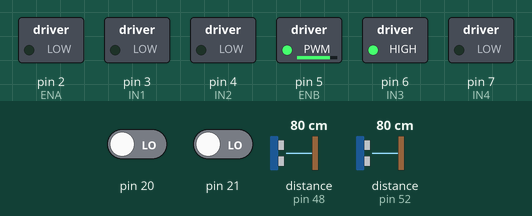
The sketch below on a simulated Arduino Mega 2560, built with avr-gcc and run on an emulated ATmega2560. On the bench: switched loads named in the sketch (green lamp = pin HIGH). Wiring (inferred from the names in the program): 2 × ultrasonic range finder: trigger pin 46, echo pin 48 / trigger pin 50, echo pin 52. The inputs (shaded band) are chosen by the test bench; at power-on: pin 20 LOW, pin 21 LOW, distance to the obstacle (sensors on pin 48, pin 52) 80 cm. The echo pulse lasts 58.3 µs per cm; pins used as bus, display or sensor lines are not drawn; what the sketch prints to the serial monitor is not drawn.

Above: at 1.2 s.
1.3 s: pin 20 driven HIGH
Timing chart, 0 to 4.3 s (numbered marks = the images above; inputs shaded):
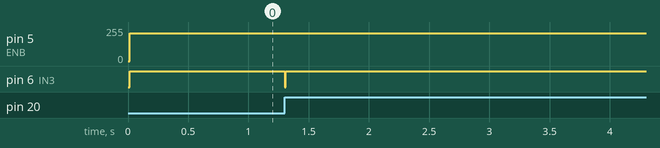

Measured:
- after the input at 1.3 s, pin 6 (IN3): HIGH → LOW at once, → HIGH 0.01 s later

The sketch:

Poekt_09082018.ino
```cpp
#include <SoftwareSerial.h>


//МОТОР 1
int ENA = 2;// ENA подключен к выводу 2скорость
int IN1 = 3;// Input1 подключен к выводу 3
int IN2 = 4;// Input2 подключен к выводу 4
//МОТОР 2
int ENB = 5;// ENA подключен к выводу 5скорость
int IN3 = 6;// Input3 подключен к выводу 6
int IN4 = 7;// Input4 подключен к выводу 7

int NAPRAVLENIE_1;                  //0-назад,1-вперед
int NAPRAVLENIE_2;
volatile unsigned int encoder1 = 1;//начальное значение шагов энкодера
volatile unsigned int encoder2 = 1;

volatile unsigned int previousEncoder1;
volatile unsigned int previousEncoder2;


const int Trig1 = 46;
const int Echo1= 48;
unsigned int time_us1=0;
unsigned int distance1=0;
int d1;
const int Trig2 = 50;
const int Echo2= 52;
unsigned int time_us2=0;
unsigned int distance2=0;
int d2;

long previousMillis = 0; // нулевая отметка
long interval = 100;    // интервал для сравнения

int flag = LOW;

void setup() {
 pinMode (ENA, OUTPUT);  pinMode (IN1, OUTPUT); pinMode (IN2, OUTPUT);
 pinMode (ENB, OUTPUT);  pinMode (IN3, OUTPUT); pinMode (IN4, OUTPUT);

 Serial.begin(9600);

 attachInterrupt(2,Probeg1,RISING);// на 21
 attachInterrupt(3,Probeg2,RISING);// на 20

  pinMode(Trig1, OUTPUT);
  pinMode(Echo1, INPUT);
   pinMode(Trig2, OUTPUT);
  pinMode(Echo2, INPUT);
}


//<<<<<<<<<<<<<<<<<<<<<<<<<<<<<  void loop  >>>>>>>>>>>>>>>>>>>>>>>>>>>>>>>>>>>>>>>>>>>>>>>>>>>>>>>>>>>>>>>>>>void loop

void loop() {


     ultrasonik1(d1);
     ultrasonik2(d2);


   if (distance1>40)
   {
   MOTOR2(1);
   }
   if (distance2>40)
   {
  // MOTOR1(1);
   }
   Serial.println(distance1);
 }

//<<<<<<<<<<<<<<<<<<<<<<<<<<<<<  void Probeg  >>>>>>>>>>>>>>>>>>>>>>>>>>>>>>>>>>>>>>>>>>>>>>>>>>>>>>>>>>>>>void Probeg

void Probeg1() //поворот колеса робота(подразумевается,что этим смогу определить положение)
{
  if( NAPRAVLENIE_1 == 1 ){//если крутит вперед
   encoder1 = encoder1+1;
  }

  else{
    encoder1 = encoder1-1;
  }

}

void Probeg2() //поворот колеса робота(подразумевается,что этим смогу определить положение)
{
  if( NAPRAVLENIE_2 == 1 ){//если крутит вперед
   encoder2 = encoder2+1;
   flag = LOW;
  }

  else{
    encoder2 = encoder2 - 1;
  }

}

//<<<<<<<<<<<<<<<<<<<<<<<<<<<<<  void MOTOR  >>>>>>>>>>>>>>>>>>>>>>>>>>>>>>>>>>>>>>>>>>>>>>>>>>>>>>>>>>>>>>>>>>>void MOTOR

void MOTOR1(int a)// значение,на которое выставится колесо
{
  if(encoder1 - previousEncoder1 < a ) {
  digitalWrite (IN1, HIGH);
  digitalWrite (IN2, LOW);
 analogWrite(ENA,250);
  NAPRAVLENIE_1=1;

  }

/*  else if(encoder1 - previousEncoder1 > a) {
  digitalWrite (IN1, LOW);
  digitalWrite (IN2, HIGH);
  analogWrite(ENA,200);
  NAPRAVLENIE_1=0;
   }*/

  else {
   digitalWrite (IN1, LOW);
  digitalWrite (IN2, LOW);
  previousEncoder1 = encoder1;
  }
}

void MOTOR2(int d)// значение,на которое выставится колесо
{
  if(encoder2 - previousEncoder2 < d) {
  digitalWrite (IN3, HIGH);
  digitalWrite (IN4, LOW);
  analogWrite(ENB,210);
  NAPRAVLENIE_2=1;

  }

 /* else if(encoder2 - previousEncoder2 > d) {
  digitalWrite (IN3, LOW);
  digitalWrite (IN4, HIGH);
  analogWrite(ENB,130);
  NAPRAVLENIE_2=0;
  }*/

  else {
   digitalWrite (IN3, LOW);
  digitalWrite (IN4, LOW);
  previousEncoder2 = encoder2;
  }

}

  int ultrasonik1 ( int d1)
  {
    if (flag == LOW){
   digitalWrite(Trig1, HIGH);
   delayMicroseconds(15);
   digitalWrite(Trig1, LOW); // Удерживаем 10 микросекунд
   time_us1=pulseIn(Echo1, HIGH);
   distance1=time_us1/58; // Пересчитываем в сантиметры
   d1 = distance1;
   flag = HIGH;
  }}

   int ultrasonik2 ( int d2)
  {
   digitalWrite(Trig2, HIGH);
   delayMicroseconds(15);
   digitalWrite(Trig2, LOW); // Удерживаем 10 микросекунд
   time_us2=pulseIn(Echo2, HIGH);
   distance2=time_us2/58; // Пересчитываем в сантиметры
   d2 = distance2;
  }
```
